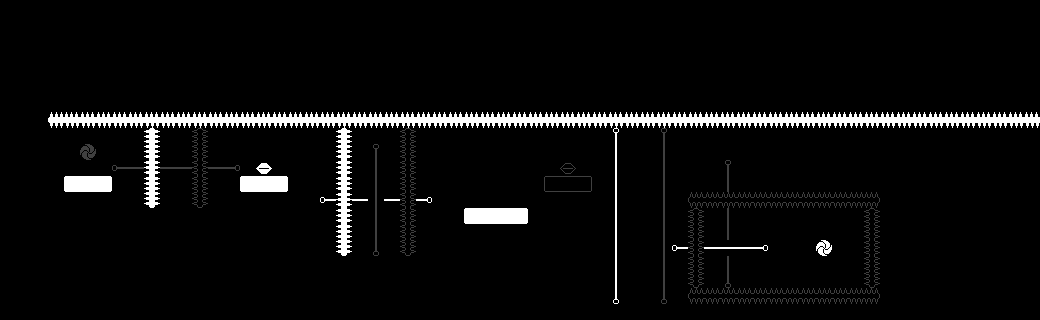

The image is a tile-based game level rendered from a .tmx file. Its description and source (layers, tilesets, objects; grid data summarised) follow:
An orthogonal 65x20 tile map with 16x16 px tiles, 1 tile layer (Tile Layer 1), 2 tilesets and 27 objects.

<map version="1.0" orientation="orthogonal" renderorder="right-down" width="65" height="20" tilewidth="16" tileheight="16" nextobjectid="28">
 <tileset firstgid="1" name="TileSheet" tilewidth="16" tileheight="16" tilecount="240">
  <image source="../TileSheet.png" width="320" height="192" />
 </tileset>
 <tileset firstgid="241" name="Sentinel" tilewidth="16" tileheight="16" tilecount="16">
  <image source="../Sentinel.png" width="128" height="32" />
 </tileset>
 <layer name="Tile Layer 1" width="65" height="20">
  <data>[1300 cells, 1300 non-empty, 34 distinct tile ids]</data>
 </layer>
 <objectgroup name="Object Layer 1">
  <object id="1" gid="253" x="160" y="176" width="16" height="16">
   <properties>
    <property name="endPos" value="14" />
    <property name="horizontal" value="true" />
    <property name="invertStatus" value="-1" />
    <property name="startPos" value="7" />
    <property name="type" value="Sentinel" />
   </properties>
  </object>
  <object id="2" gid="241" x="608" y="208" width="16" height="16">
   <properties>
    <property name="endPos" value="18" />
    <property name="horizontal" value="false" />
    <property name="invertStatus" value="1" />
    <property name="startPos" value="8" />
    <property name="type" value="Sentinel" />
   </properties>
  </object>
  <object id="3" gid="241" x="656" y="208" width="16" height="16">
   <properties>
    <property name="endPos" value="18" />
    <property name="horizontal" value="false" />
    <property name="invertStatus" value="-1" />
    <property name="startPos" value="8" />
    <property name="type" value="Sentinel" />
   </properties>
  </object>
  <object id="4" gid="253" x="720" y="256" width="16" height="16">
   <properties>
    <property name="endPos" value="47" />
    <property name="horizontal" value="true" />
    <property name="invertStatus" value="1" />
    <property name="startPos" value="42" />
    <property name="type" value="Sentinel" />
   </properties>
  </object>
  <object id="5" gid="241" x="368" y="208" width="16" height="16">
   <properties>
    <property name="endPos" value="26" />
    <property name="horizontal" value="true" />
    <property name="invertStatus" value="1" />
    <property name="startPos" value="20" />
    <property name="type" value="Sentinel" />
   </properties>
  </object>
  <object id="6" gid="253" x="368" y="176" width="16" height="16">
   <properties>
    <property name="endPos" value="15" />
    <property name="horizontal" value="false" />
    <property name="invertStatus" value="-1" />
    <property name="startPos" value="9" />
    <property name="type" value="Sentinel" />
   </properties>
  </object>
  <object id="7" gid="253" x="720" y="224" width="16" height="16">
   <properties>
    <property name="endPos" value="17" />
    <property name="horizontal" value="false" />
    <property name="invertStatus" value="-1" />
    <property name="startPos" value="10" />
    <property name="type" value="Sentinel" />
   </properties>
  </object>
  <object id="8" gid="218" x="139.5" y="261" width="16" height="16">
   <properties>
    <property name="bitmap" value="Stage20Sign2" />
    <property name="distance" value="300" />
    <property name="invertReq" value="-1" />
    <property name="type" value="Sign" />
   </properties>
  </object>
  <object id="9" gid="218" x="146.5" y="261" width="16" height="16">
   <properties>
    <property name="bitmap" value="Stage20Sign1" />
    <property name="distance" value="300" />
    <property name="invertReq" value="1" />
    <property name="type" value="Sign" />
   </properties>
  </object>
  <object id="10" gid="218" x="461.5" y="251" width="16" height="16">
   <properties>
    <property name="bitmap" value="Stage20Sign2" />
    <property name="distance" value="300" />
    <property name="invertReq" value="-1" />
    <property name="type" value="Sign" />
   </properties>
  </object>
  <object id="11" gid="218" x="468.5" y="251" width="16" height="16">
   <properties>
    <property name="bitmap" value="Stage20Sign1" />
    <property name="distance" value="300" />
    <property name="invertReq" value="1" />
    <property name="type" value="Sign" />
   </properties>
  </object>
  <object id="12" gid="218" x="359" y="68" width="16" height="16">
   <properties>
    <property name="bitmap" value="Stage19Sign1" />
    <property name="distance" value="300" />
    <property name="invertReq" value="1" />
    <property name="type" value="Sign" />
   </properties>
  </object>
  <object id="13" gid="218" x="365" y="68" width="16" height="16">
   <properties>
    <property name="bitmap" value="Stage19Sign2" />
    <property name="distance" value="300" />
    <property name="invertReq" value="-1" />
    <property name="type" value="Sign" />
   </properties>
  </object>
  <object id="14" gid="218" x="769" y="157" width="16" height="16">
   <properties>
    <property name="bitmap" value="Stage19Sign1" />
    <property name="distance" value="300" />
    <property name="invertReq" value="1" />
    <property name="type" value="Sign" />
   </properties>
  </object>
  <object id="15" gid="218" x="775" y="157" width="16" height="16">
   <properties>
    <property name="bitmap" value="Stage19Sign2" />
    <property name="distance" value="300" />
    <property name="invertReq" value="-1" />
    <property name="type" value="Sign" />
   </properties>
  </object>
  <object id="16" gid="218" x="452" y="141" width="16" height="16">
   <properties>
    <property name="bitmap" value="EndWhat2" />
    <property name="distance" value="300" />
    <property name="invertReq" value="-1" />
    <property name="type" value="Sign" />
   </properties>
  </object>
  <object id="17" gid="218" x="444" y="135" width="16" height="16">
   <properties>
    <property name="bitmap" value="EndWhat1" />
    <property name="distance" value="300" />
    <property name="invertReq" value="1" />
    <property name="type" value="Sign" />
   </properties>
  </object>
  <object id="18" gid="218" x="898" y="199" width="16" height="16">
   <properties>
    <property name="bitmap" value="Stage19Sign2" />
    <property name="distance" value="300" />
    <property name="invertReq" value="-1" />
    <property name="type" value="Sign" />
   </properties>
  </object>
  <object id="19" gid="218" x="892" y="199" width="16" height="16">
   <properties>
    <property name="bitmap" value="Stage19Sign1" />
    <property name="distance" value="300" />
    <property name="invertReq" value="1" />
    <property name="type" value="Sign" />
   </properties>
  </object>
  <object id="20" gid="218" x="909" y="255" width="16" height="16">
   <properties>
    <property name="bitmap" value="Stage19Sign2" />
    <property name="distance" value="300" />
    <property name="invertReq" value="-1" />
    <property name="type" value="Sign" />
   </properties>
  </object>
  <object id="21" gid="218" x="903" y="255" width="16" height="16">
   <properties>
    <property name="bitmap" value="Stage19Sign1" />
    <property name="distance" value="300" />
    <property name="invertReq" value="1" />
    <property name="type" value="Sign" />
   </properties>
  </object>
  <object id="22" gid="218" x="814" y="212" width="16" height="16">
   <properties>
    <property name="bitmap" value="Stage19Sign2" />
    <property name="distance" value="300" />
    <property name="invertReq" value="-1" />
    <property name="type" value="Sign" />
   </properties>
  </object>
  <object id="23" gid="218" x="808" y="212" width="16" height="16">
   <properties>
    <property name="bitmap" value="Stage19Sign1" />
    <property name="distance" value="300" />
    <property name="invertReq" value="1" />
    <property name="type" value="Sign" />
   </properties>
  </object>
  </objectgroup>
</map>
<!-- 4 of 27 objects omitted -->
